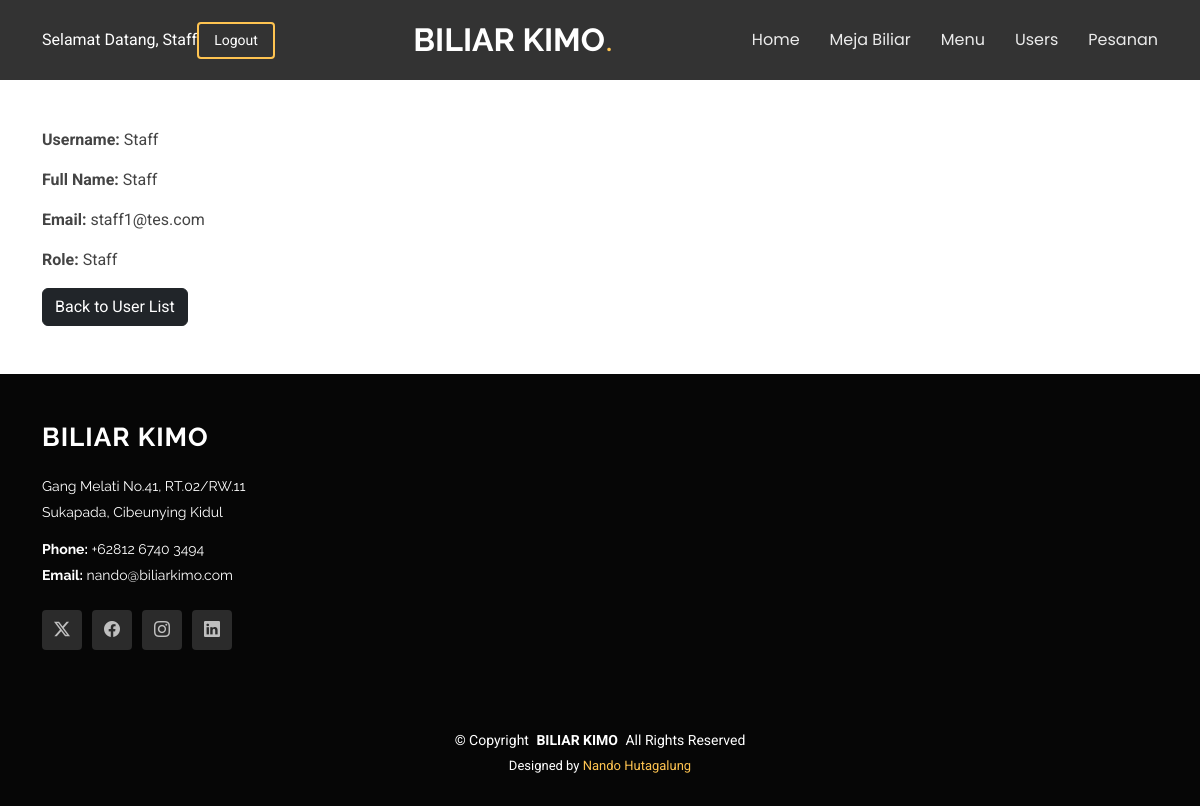
Screenshot of /users/detail/3/ (signed in) with the database file from the repository.
### users/models.py (models this page shows, shortened)
class User(AbstractUser):
    ROLES = [
        ('admin', 'Admin'),
        ('staff', 'Staff'),
        ('member', 'Member'),
    ]
    email = models.EmailField(unique=True)
    role = models.CharField(max_length=20, choices=ROLES, default='viewer')

### users/views.py (the view)
# urls.py: path('detail/<int:pk>/', views.user_detail, name='user_detail'),
@login_required
def user_detail(request, pk):
    try:
        if request.user.role not in ['admin', 'staff']:
            messages.error(request, "Access denied.")
            return redirect('dashboard')
        user = get_object_or_404(User, pk=pk)
        return render(request, 'users/user_detail.html', {'user': user})
    except Exception as e:
        messages.error(request, f"An error occurred while fetching the user details: {str(e)}")
        return redirect(request.META.get('HTTP_REFERER', 'user_list'))

### users/templates/users/user_detail.html (shortened to what this page needs)
{% extends 'projekan_akhir/base.html' %}
{% block content %}
    <div class="container my-5">
            <div class="mb-3">
                <p><strong>Username:</strong> {{ user.username }}</p>
            </div>
            <div class="mb-3">
                <p><strong>Full Name:</strong> {{ user.get_full_name }}</p>
            </div>
            <div class="mb-3">
                <p><strong>Email:</strong> {{ user.email }}</p>
            </div>
            <div class="mb-3">
                <p><strong>Role:</strong> {{ user.get_role_display }}</p>
            </div>
            <div class="d-grid gap-2 d-md-block">
                <a href="{% url 'user_list' %}" class="btn btn-dark">Back to User List</a>
            </div>
        </div>
{% endblock %}

### projekan_akhir/templates/projekan_akhir/base.html (shortened to what this page needs)
<!DOCTYPE html>
<html lang="en">
<head>
  {% load static %}
  {% load filters %}
  <link href="{% static 'vendor/bootstrap/css/bootstrap.min.css' %}" rel="stylesheet">
  <link href="{% static 'vendor/bootstrap-icons/bootstrap-icons.css' %}" rel="stylesheet">
  <link href="{% static 'vendor/aos/aos.css' %}" rel="stylesheet">
  <link href="{% static 'vendor/swiper/swiper-bundle.min.css' %}" rel="stylesheet">
  <link href="{% static 'vendor/glightbox/css/glightbox.min.css' %}" rel="stylesheet">
  <link href="https://cdn.datatables.net/1.13.4/css/jquery.dataTables.min.css" rel="stylesheet">
  <link href="{% static 'css/main.css' %}" rel="stylesheet">
</head>
<body class="portfolio-details-page">
  <header id="header" class="header d-flex align-items-center position-relative">
    <div class="container-fluid container-xl position-relative d-flex align-items-center justify-content-between">
      <a href="index.html" class="logo d-flex align-items-center me-auto me-lg-0">
        <h1 class="sitename">BILIAR KIMO</h1>
        <span>.</span>
      </a>
      <nav id="navmenu" class="navmenu">
        <ul>
          <li><a href="/dashboard">Home<br></a></li>
          <li><a href="/meja_biliar">Meja Biliar</a></li>
          <li><a href="/menu">Menu</a></li>
          <li><a href="/users">Users</a></li>
          <li><a href="/pesanan">Pesanan</a></li>
        </ul>
      </nav>
      <div class="d-flex justify-content-between align-items-center">
        <a class="text-white">Selamat Datang, {{ user.username }}</a>
        <a class="btn-getstarted" href="{% url 'logout' %}">Logout</a>
    </div>
    </div>
  </header>
  {% block content %}
  {% endblock %}
 {% include 'projekan_akhir/footer.html' %}
</body>
</html>

### projekan_akhir/static/css/main.css (style rules this page uses)
:root { --default-font: "Roboto", system-ui, -apple-system, "Segoe UI", Roboto, "Helvetica Neue", Arial, "Noto Sans", "Liberation Sans", sans-serif, "Apple Color Emoji", "Segoe UI Emoji", "Segoe UI Symbol", "Noto Color Emoji"; --heading-font: "Raleway", sans-serif; --nav-font: "Poppins", sans-serif; }
:root { --background-color: #ffffff; --default-color: #444444; --heading-color: #151515; --accent-color: #ffc451; --surface-color: #ffffff; --contrast-color: #312f2f; }
:root { --nav-color: rgba(255, 255, 255, 0.905); --nav-hover-color: #ffc451; --nav-mobile-background-color: #ffffff; --nav-dropdown-background-color: #ffffff; --nav-dropdown-color: #212529; --nav-dropdown-hover-color: #ffc451; }
:root { scroll-behavior: smooth; }
body { color: var(--default-color); background-color: var(--background-color); font-family: var(--default-font); }
a { color: var(--accent-color); text-decoration: none; transition: 0.3s; }
h1, h2, h3, h4, h5, h6 { color: var(--heading-color); font-family: var(--heading-font); }
.header { --background-color: rgba(0, 0, 0, 0.8); --heading-color: #ffffff; --contrast-color: #ffffff; color: var(--default-color); background-color: var(--background-color); padding: 10px 0; transition: all 0.5s; z-index: 997; }
.header .logo { line-height: 1; }
.header .logo h1 { font-size: 32px; margin: 0; font-weight: 700; color: var(--heading-color); }
.header .logo span { color: var(--accent-color); font-size: 32px; }
.header .btn-getstarted, .header .btn-getstarted:focus { color: var(--contrast-color); font-size: 14px; padding: 8px 30px; margin: 0 0 0 30px; border-radius: 4px; transition: 0.3s; border: 2px solid var(--accent-color); }
@media (max-width: 1200px) { .header .logo { order: 1; } }
@media (max-width: 1200px) { .header .btn-getstarted { order: 2; margin: 0 15px 0 0; padding: 6px 15px; } }
@media (max-width: 1200px) { .header .navmenu { order: 3; } }
@media (min-width: 1200px) { .navmenu { padding: 0; } }
@media (min-width: 1200px) { .navmenu ul { margin: 0; padding: 0; display: flex; list-style: none; align-items: center; } }
@media (min-width: 1200px) { .navmenu li { position: relative; } }
@media (min-width: 1200px) { .navmenu a, .navmenu a:focus { color: var(--nav-color); padding: 18px 15px; font-size: 16px; font-family: var(--nav-font); font-weight: 400; display: flex; align-items: center; justify-content: space-between; white-space: nowrap; transition: 0.3s; } }
@media (min-width: 1200px) { .navmenu li:last-child a { padding-right: 0; } }

### rows the page displays
User: username "Staff", get_full_name "Staff", email "staff1@tes.com", role "Staff"
